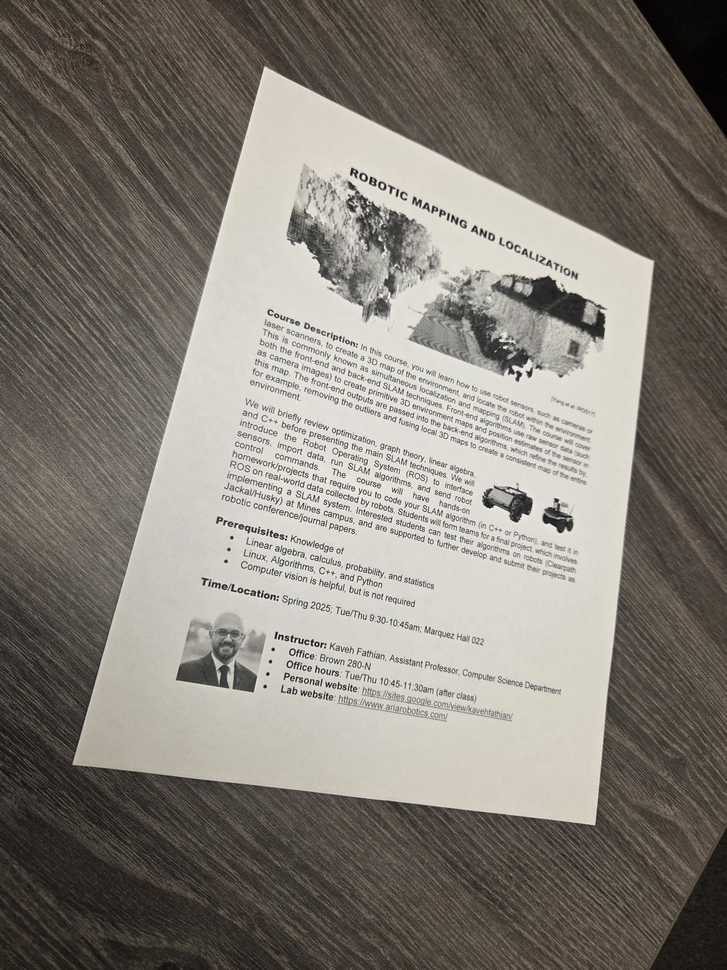
#> input picture computervision/codes/data/input.jpg, 727 x 970 px, shrunk from 3000 x 4000 before the run
$ jupyter execute bhw02.ipynb
#> lines starting #> are read from the running program, lines starting #| are printed output that depends on the picture
Hoang Anh Nguyen

[cell 1]
import numpy as np
import cv2
import matplotlib.pyplot as plt

[cell 2]
def rectify_document(img_bgr, corners):
    """
    Perform document rectification using perspective transformation.

    Args:
        img_bgr: Input image in BGR format
        corners: List of 4 corner points [top-left, top-right, bottom-right, bottom-left]

    Returns:
        warped_img: Rectified document image
    """
    # Convert corners to numpy array
    src_points = np.array(corners, dtype=np.float32)

    # Width
    width_top = np.sqrt(((src_points[1][0] - src_points[0][0]) ** 2) +
                        ((src_points[1][1] - src_points[0][1]) ** 2))
    width_bottom = np.sqrt(((src_points[2][0] - src_points[3][0]) ** 2) +
                           ((src_points[2][1] - src_points[3][1]) ** 2))
    max_width = int(max(width_top, width_bottom))

    # Height
    height_left = np.sqrt(((src_points[3][0] - src_points[0][0]) ** 2) +
                          ((src_points[3][1] - src_points[0][1]) ** 2))
    height_right = np.sqrt(((src_points[2][0] - src_points[1][0]) ** 2) +
                           ((src_points[2][1] - src_points[1][1]) ** 2))
    max_height = int(max(height_left, height_right))

    # Define destination points for the rectified document (rectangle)
    dst_points = np.array([
        [0, 0],                          # Top-left
        [max_width - 1, 0],              # Top-right
        [max_width - 1, max_height - 1], # Bottom-right
        [0, max_height - 1]              # Bottom-left
    ], dtype=np.float32)

    # Compute the perspective transformation matrix
    homography_matrix = cv2.getPerspectiveTransform(src_points, dst_points)

    # Apply the perspective transformation to warp the image
    warped_img = cv2.warpPerspective(img_bgr, homography_matrix, (max_width, max_height))

    return warped_img, homography_matrix

[cell 3]
# Define the image corner points
corners = [
    [1100., 300.],  # 1. Top-Left
    [2700., 1080.], # 2. Top-Right
    [2450., 3400.], # 3. Bottom-Right
    [300., 3150.]   # 4. Bottom-Left
]

image_path="data/input.jpg"
img_bgr = cv2.imread(image_path) # Load the image
#> img_bgr is the input picture: shape (970, 727, 3); mean B, G, R 117.6, 125.5, 130.9

# Document Rectification using Fixed Coordinates
warped_img, homography_matrix = rectify_document(img_bgr, corners)
#> in rectify_document, `warped_img = cv2.warpPerspective(img_bgr, homography_matrix, (max_widt..`: warped_img: shape (2960, 2164, 3); every value is 0
#> homography_matrix = [[0.823, 0.231, -975.1], [-0.499, 1.02, 242], [-0.000134, 5.13e-05, 1]]

[cell 4]
print("Homography Matrix (3x3):")
print(homography_matrix)
#| [[ 8.23398274e-01  2.31129340e-01 -9.75076903e+02]
#|  [-4.99271624e-01  1.02414692e+00  2.41954710e+02]
#|  [-1.34454712e-04  5.13463331e-05  1.00000000e+00]]

[cell 5]
# Display Results
fig, axes = plt.subplots(1, 2, figsize=(15, 7))

img_rgb = cv2.cvtColor(img_bgr, cv2.COLOR_BGR2RGB) # Convert to RGB for display with matplotlib
axes[0].imshow(img_rgb) # Original Image
axes[0].set_title('Original image')

# Mark the selected points on the original image
for i, (x, y) in enumerate(corners):
    axes[0].plot(x, y, 'ro') # Red circle
    axes[0].text(x + 10, y + 10, str(i + 1), color='yellow', fontsize=12)

warped_img_rgb = cv2.cvtColor(warped_img, cv2.COLOR_BGR2RGB) # Convert the warped image to RGB for display
axes[1].imshow(warped_img_rgb) # Warped/Rectified Image
axes[1].set_title('Rectified Document')
plt.show()
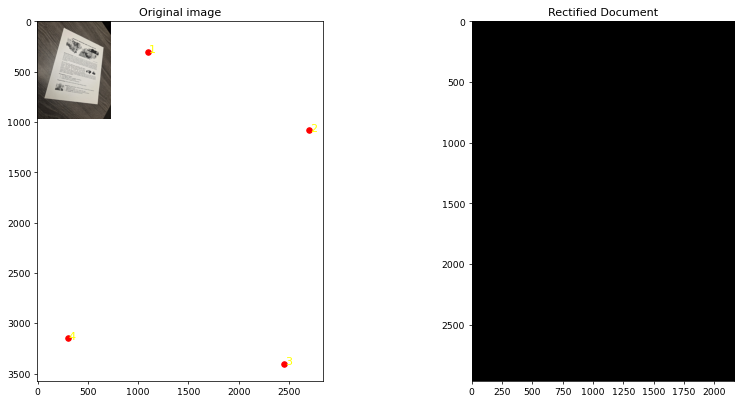
#> figure drawn by matplotlib, 2 panels


$ run again, with computervision/codes/data/05f820ea-6815-477a-a837-f30d05f47905.jpg copied over computervision/codes/data/input.jpg
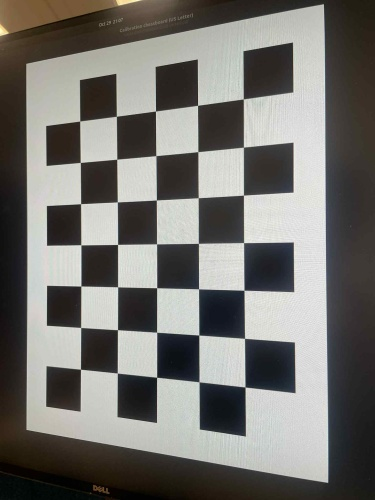
#> input picture computervision/codes/data/05f820ea-6815-477a-a837-f30d05f47905.jpg, 375 x 500 px
#> img_bgr is the input picture: shape (500, 375, 3); mean B, G, R 111.4, 115.5, 116.9
#> warped_img: shape (2960, 2164, 3); every value is 0
#> homography_matrix = [[0.823, 0.231, -975.1], [-0.499, 1.02, 242], [-0.000134, 5.13e-05, 1]]
#| [[ 8.23398274e-01  2.31129340e-01 -9.75076903e+02]
#|  [-4.99271624e-01  1.02414692e+00  2.41954710e+02]
#|  [-1.34454712e-04  5.13463331e-05  1.00000000e+00]]
#> `plt.show()`:
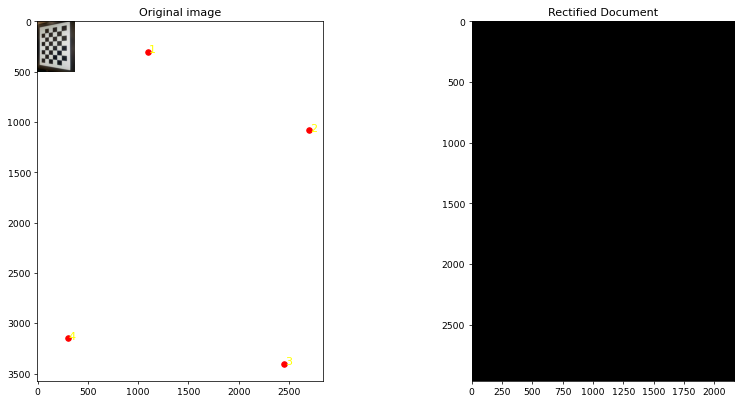
#> figure drawn by matplotlib, 2 panels

$ run again, with computervision/codes/data/419abb8c-48cb-4192-af09-f74ecb1ece42.jpg copied over computervision/codes/data/input.jpg
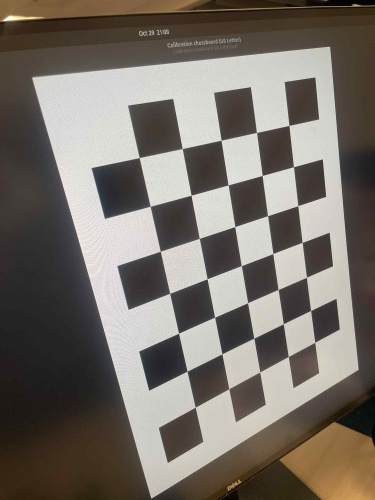
#> input picture computervision/codes/data/419abb8c-48cb-4192-af09-f74ecb1ece42.jpg, 375 x 500 px
#> img_bgr is the input picture: shape (500, 375, 3); mean B, G, R 104.6, 112.4, 119
#> warped_img: shape (2960, 2164, 3); every value is 0
#> homography_matrix = [[0.823, 0.231, -975.1], [-0.499, 1.02, 242], [-0.000134, 5.13e-05, 1]]
#| [[ 8.23398274e-01  2.31129340e-01 -9.75076903e+02]
#|  [-4.99271624e-01  1.02414692e+00  2.41954710e+02]
#|  [-1.34454712e-04  5.13463331e-05  1.00000000e+00]]
#> `plt.show()`:
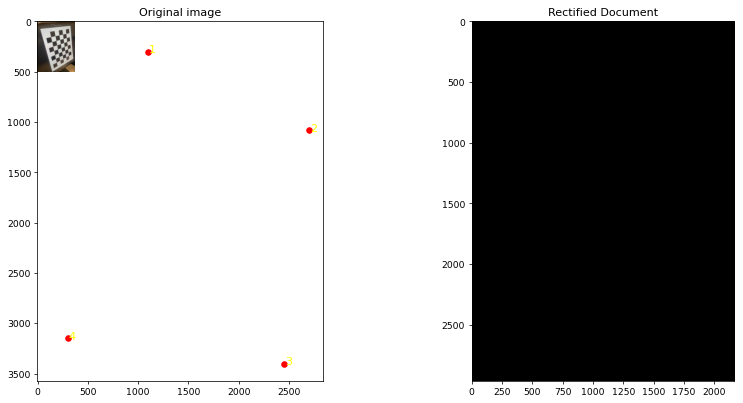
#> figure drawn by matplotlib, 2 panels

$ run again, with computervision/codes/data/4e07f143-278d-4062-8348-4cc7cdc73174.jpg copied over computervision/codes/data/input.jpg
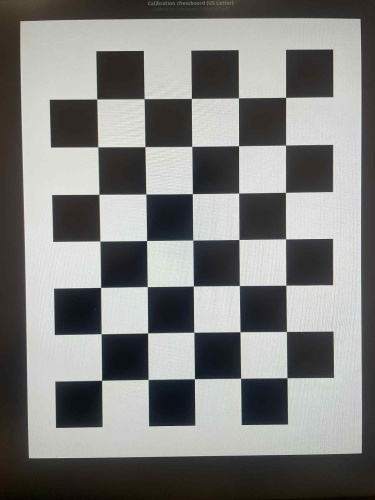
#> input picture computervision/codes/data/4e07f143-278d-4062-8348-4cc7cdc73174.jpg, 375 x 500 px
#> img_bgr is the input picture: shape (500, 375, 3); mean B, G, R 126.4, 128.2, 128.1
#> warped_img: shape (2960, 2164, 3); every value is 0
#> homography_matrix = [[0.823, 0.231, -975.1], [-0.499, 1.02, 242], [-0.000134, 5.13e-05, 1]]
#| [[ 8.23398274e-01  2.31129340e-01 -9.75076903e+02]
#|  [-4.99271624e-01  1.02414692e+00  2.41954710e+02]
#|  [-1.34454712e-04  5.13463331e-05  1.00000000e+00]]
#> `plt.show()`:
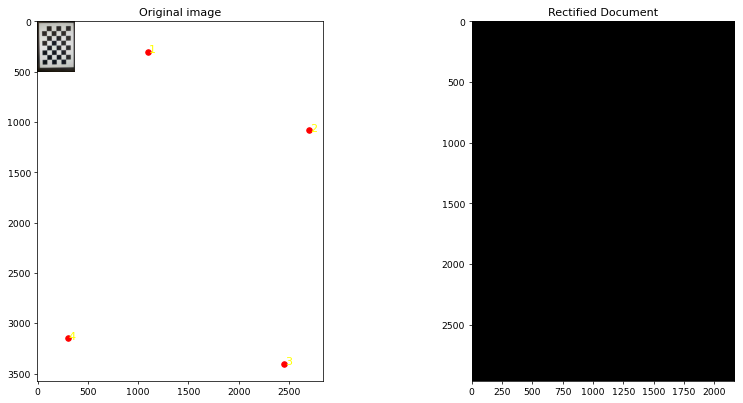
#> figure drawn by matplotlib, 2 panels
